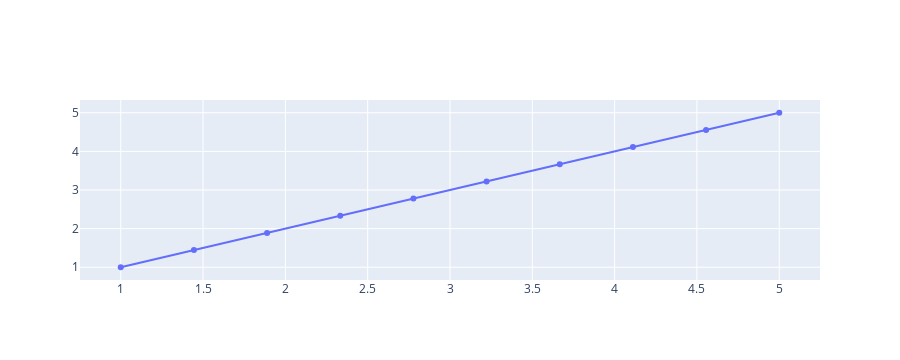

Write notebook code for a chart like this one.
### Code cell
fig=go.Figure()
fig.add_trace(go.Scatter(x=np.linspace(1,5,10),y=np.linspace(1,5,10)))

### Figure 1 — Plotly figure (JSON) as saved in the notebook; plotly's stock layout.template omitted (floating-point values rounded to 4 significant figures)
{"data": [{"type": "scatter", "x": [1, 1.444, 1.889, 2.333, 2.778, 3.222, 3.667, 4.111, 4.556, 5], "y": [1, 1.444, 1.889, 2.333, 2.778, 3.222, 3.667, 4.111, 4.556, 5]}], "layout": {"height": 360, "xaxis": {"autorange": true, "range": [0.758, 5.242], "type": "linear"}, "yaxis": {"autorange": true, "range": [0.6699, 5.33], "type": "linear"}}}
